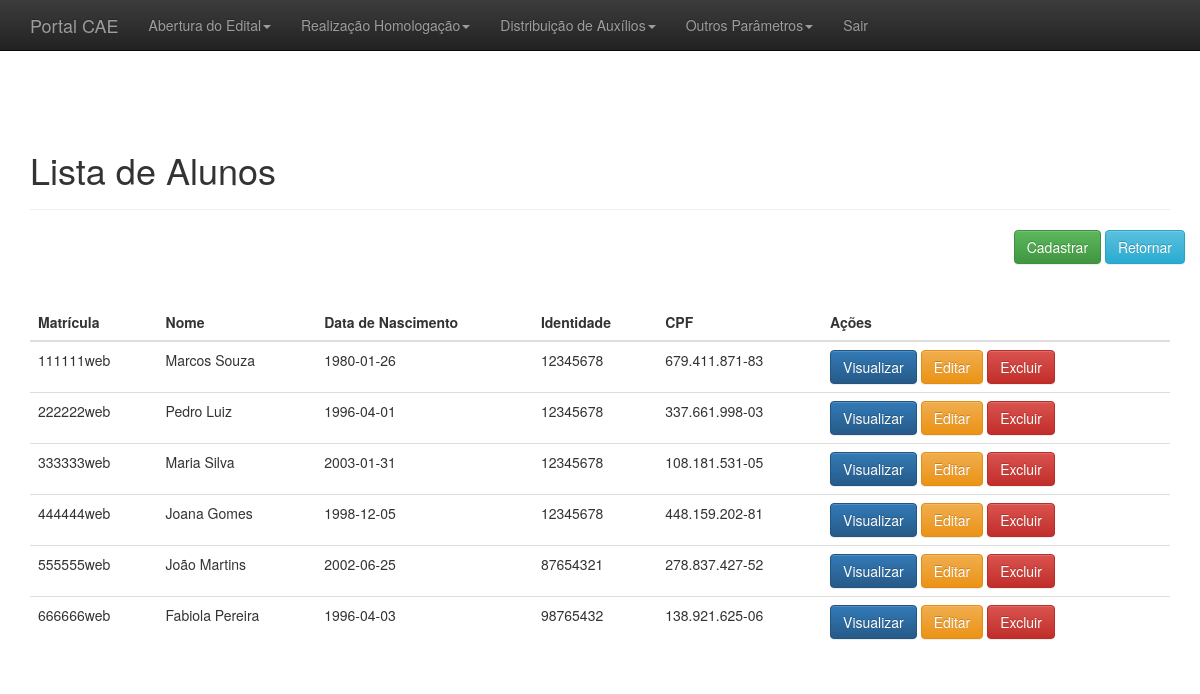
The page /adm/listar_aluno.php on the database its author committed.
### tables this page shows
CREATE TABLE `aluno` (
  `id` int(11) NOT NULL,
  `matricula` varchar(20) NOT NULL,
  `pessoa_id` int(11) NOT NULL,
  `curso_id` int(11) NOT NULL,
  `escolaridade_id` int(11) NOT NULL
);

CREATE TABLE `pessoa` (
  `id` int(11) NOT NULL,
  `cpf` varchar(22) DEFAULT NULL,
  `email` varchar(45) DEFAULT NULL,
  `nome` varchar(45) DEFAULT NULL,
  `dataNascimento` date DEFAULT NULL,
  `identidade` int(11) DEFAULT NULL,
  `orgaoExpedidor` varchar(10) DEFAULT NULL,
  `sexo` varchar(3) DEFAULT NULL,
  `telefoneResidencial` varchar(15) DEFAULT NULL,
  `telefoneCelular` varchar(15) DEFAULT NULL
);

### adm/listar_aluno.php (the view, shortened to what this page needs)
<?php
include_once("conexao.php");
include_once("header_adm.php");
include_once("menu_admin.php");
?>
<?php
$resultado = mysqli_query($conectar,"SELECT p.id,u.matricula,p.cpf,p.nome,p.dataNascimento,p.identidade,p.orgaoExpedidor,p.sexo,p.telefoneResidencial,p.telefoneCelular, u.id as 'aluno_id' FROM pessoa p, aluno u where u.pessoa_id = p.id ORDER BY 'id'");
?>
<br>
<br>
<div class="container theme-showcase" role="main">
	<div class="page-header">
		<h1>Lista de Alunos</h1>
	</div>
	<div class="row espaco">
		<div class="pull-right">
			<a href='cad_aluno.php'><button type='button' class='btn btn-success'>Cadastrar</button></a>
			<a href='administrativo.php'><button type='button' class='btn btn-info'>Retornar</button></a>
		</div>
	</div>
	<br>
	<div class="row">
		<div class="col-md-12">
			<table class="table">
				<thead>
					<tr>
						<th>Matrícula</th>
						<th>Nome</th>
						<th>Data de Nascimento</th>
						<th>Identidade</th>
						<th>CPF</th>
						<th>Ações</th>
					</tr>
				</thead>
				<tbody>
					<?php while($linhas = mysqli_fetch_array($resultado)){
						echo "<tr>";
						echo "<td>".$linhas['matricula']."</td>";
						echo "<td>".$linhas['nome']."</td>";
						echo "<td>".$linhas['dataNascimento']."</td>";
						echo "<td>".$linhas['identidade']."</td>";
						echo "<td>".$linhas['cpf']."</td>";?>
						<td>
							<a href="visual_aluno.php?id=<?php echo $linhas['id'];?>"><button type='button' class='btn btn-primary'>Visualizar</button></a>
							<a href="editar_aluno.php?id=<?php echo $linhas['id']."&aluno_id=".$linhas['aluno_id'];?>"><button type='button' class='btn btn-warning'>Editar</button></a>
							<a href="processa/proc_apagar_aluno.php?id=<?php echo $linhas['id'];?>"><button type='button' class='btn btn-danger'>Excluir</button></a>
						</td>
						<?php echo "</tr>";
					} ?>
				</tbody>
			</table>
		</div>
    </div>
</div>
<?php
	include_once("footer_adm.php");
?>

### adm/header_adm.php (shortened to what this page needs)
<!DOCTYPE html>
<html lang="pt-br">
	<head>
		<link href="css/bootstrap.min.css" rel="stylesheet">
		<link href="css/bootstrap-theme.min.css" rel="stylesheet">
		<link href="css/ie10-viewport-bug-workaround.css" rel="stylesheet">
		<link href="css/datepicker.css" rel="stylesheet">
		<link href="theme.css" rel="stylesheet">
	</head>
	<body>

### adm/menu_admin.php (shortened to what this page needs)
<nav class="navbar navbar-inverse navbar-fixed-top">
	<div class="container">
		<div class="navbar-header">
			<a class="navbar-brand" href="administrativo.php">Portal CAE</a>
		</div>
		<div id="navbar" class="navbar-collapse collapse">
			<ul class="nav navbar-nav">
				<li class="dropdown">
					<a href="#" class="dropdown-toggle" data-toggle="dropdown" role="button" aria-haspopup="true" aria-expanded="false">Abertura do Edital<span class="caret"></span></a>
				</li>
				<li class="dropdown">
					<a href="#" class="dropdown-toggle" data-toggle="dropdown" role="button" aria-haspopup="true" aria-expanded="false">Realização Homologação<span class="caret"></span></a>
				</li>
				<li class="dropdown">
					<a href="#" class="dropdown-toggle" data-toggle="dropdown" role="button" aria-haspopup="true" aria-expanded="false">Distribuição de Auxílios<span class="caret"></span></a>
				</li>
			<li class="dropdown">
					<a href="#" class="dropdown-toggle" data-toggle="dropdown" role="button" aria-haspopup="true" aria-expanded="false">Outros Parâmetros<span class="caret"></span></a>
				</li>
				<li><a href="sair.php">Sair</a></li>
			</ul>
		</div>
	</div>
</nav>

### adm/footer_adm.php (shortened to what this page needs)
	<link rel="stylesheet" href="//code.jquery.com/ui/1.12.1/themes/base/jquery-ui.css">
	<link rel="stylesheet" href="css/bootstrap-datetimepicker.min">
</body>

### adm/css/theme.css (style rules this page uses)
body { padding-top: 70px; padding-bottom: 30px; }
.espaco { margin-bottom:20px; }

### rows shown on the page
aluno: matricula "111111web", pessoa.nome "Marcos Souza", pessoa.dataNascimento "1980-01-26", pessoa.identidade "12345678", pessoa.cpf "679.411.871-83"
aluno: matricula "222222web", pessoa.nome "Pedro Luiz", pessoa.dataNascimento "1996-04-01", pessoa.identidade "12345678", pessoa.cpf "337.661.998-03"
aluno: matricula "333333web", pessoa.nome "Maria Silva", pessoa.dataNascimento "2003-01-31", pessoa.identidade "12345678", pessoa.cpf "108.181.531-05"
aluno: matricula "444444web", pessoa.nome "Joana Gomes", pessoa.dataNascimento "1998-12-05", pessoa.identidade "12345678", pessoa.cpf "448.159.202-81"
aluno: matricula "555555web", pessoa.nome "João Martins", pessoa.dataNascimento "2002-06-25", pessoa.identidade "87654321", pessoa.cpf "278.837.427-52"
aluno: matricula "666666web", pessoa.nome "Fabiola Pereira", pessoa.dataNascimento "1996-04-03", pessoa.identidade "98765432", pessoa.cpf "138.921.625-06"
